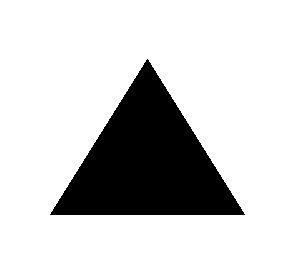
%> input picture Matlab/Opening/Op2.tif, 297 x 276 px
$ octave --eval "morphological_opening;"   (GNU Octave 9; MATLAB toolbox functions it lacks are replaced by stand-ins)
%> lines starting %> are read from the running program, lines starting %| are printed output that depends on the picture; in (x1, y1, x2, y2) boxes, pixels count from 0 and x2, y2 are one past the last pixel; in counts of white or black regions, pixels touching at a corner belong together; the program's own positions count from 1
function morphological_opening
    close all
    clear all
    clc;

    %******* Opening *******%

    %% Inputs
    inputImage = ~imread('Op2.tif');
%> inputImage: size 276x297 logical; 18.7% white; 1 white region, box (x1, y1, x2, y2) and area: (50, 59, 245, 215) 15288
    [rows, cols] = size(inputImage);
%> rows = 276; cols = 297
    prompt = {'Radius of Disk'};
    dlg_title = 'Enter Info';
    num_lines = 1;
    def = {'15'};
    answer = inputdlg(prompt, dlg_title, num_lines, def);
%> the answer given: 15
    radius = str2double(answer{1});

    %% Structure Element
    structElem = strel('disk', radius);
    nhood = getnhood(structElem);
    [seRows, seCols] = size(nhood);
    padding = max(floor(seRows / 2), floor(seCols / 2));
    [paddedImage, newRows, newCols] = zeroPad(padding, inputImage, rows, cols);

    %% Opening
    erodedImage = erosion(paddedImage, newRows, newCols, padding, nhood);
    [paddedErodedImage, newRows, newCols] = zeroPad(padding, erodedImage, rows, cols);
    outputImage = dilation(paddedErodedImage, newRows, newCols, padding, nhood);

    %% MATLAB Command
    matlabOutput = imopen(inputImage, structElem);

    %% Plotting
    figure,
    subplot(131), imshow(~inputImage); title('Main Image');
    subplot(132), imshow(~outputImage); title('Opening Using Custom Erode and Dilate Functions');
    subplot(133), imshow(~matlabOutput); title('Opening Using MATLAB Command');
end

function [zeroPaddedImage, newRows, newCols] = zeroPad(padding, inputImage, rows, cols)
%> called with padding = 14, rows = 276, cols = 297
    zeroPaddedImage = zeros(rows + 2 * padding, cols + 2 * padding);
    zeroPaddedImage(padding + 1:rows + padding, padding + 1:cols + padding) = inputImage;
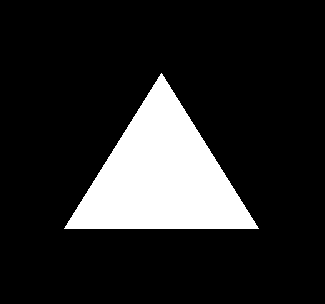
%> zeroPaddedImage: size 304x325 double; values 0 (black) and 1 (white), 15.5% white; 1 white region, box (x1, y1, x2, y2) and area: (64, 73, 259, 229) 15288
    [newRows, newCols] = size(zeroPaddedImage);
%> newRows = 304; newCols = 325
%> in morphological_opening, `[paddedImage, newRows, newCols] = zeroPad(padding, inputImage, rows, c..`: newRows = 304; newCols = 325
end

function erodedImage = erosion(paddedImage, rows, cols, padding, structElem)
%> called with rows = 304, cols = 325, padding = 14
    [seRows, seCols] = size(structElem);
    erodedImage = zeros(rows - 2 * padding, cols - 2 * padding);
%> erodedImage: size 276x297 double; every value is 0
    for i = padding + 1:rows - padding
        for j = padding + 1:cols - padding
            localRegion = paddedImage(i - padding:i + padding, j - padding:j + padding);
            if all(localRegion(structElem))
                erodedImage(i - padding, j - padding) = 1;
            else
                erodedImage(i - padding, j - padding) = 0;
            end
        end
    end
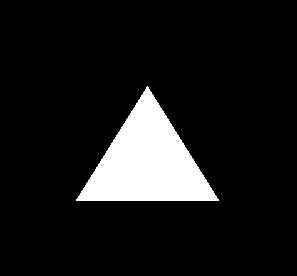
%> erodedImage: size 276x297 double; values 0 (black) and 1 (white), 10.1% white; 1 white region, box (x1, y1, x2, y2) and area: (76, 86, 219, 201) 8295
%> call 2 of zeroPad, with padding = 14, rows = 276, cols = 297
%> in zeroPad (call 2), `zeroPaddedImage(padding + 1:rows + padding, padding + 1:cols + padding..`:
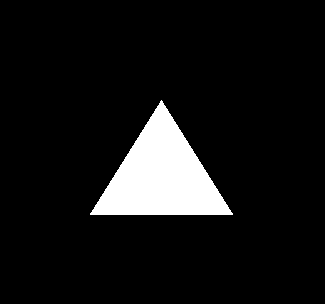
%> zeroPaddedImage: size 304x325 double; values 0 (black) and 1 (white), 8.4% white; 1 white region, box (x1, y1, x2, y2) and area: (90, 100, 233, 215) 8295
end

function dilatedImage = dilation(paddedImage, rows, cols, padding, structElem)
%> called with rows = 304, cols = 325, padding = 14
    [seRows, seCols] = size(structElem);
    dilatedImage = zeros(rows - 2 * padding, cols - 2 * padding);
    for i = padding + 1:rows - padding
        for j = padding + 1:cols - padding
            localRegion = paddedImage(i - padding:i + padding, j - padding:j + padding);
            if any(localRegion(structElem))
                dilatedImage(i - padding, j - padding) = 1;
            else
                dilatedImage(i - padding, j - padding) = 0;
            end
        end
    end
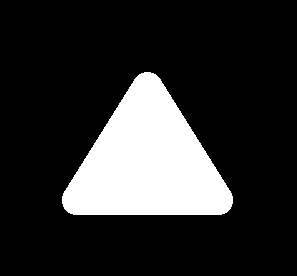
%> dilatedImage: size 276x297 double; values 0 (black) and 1 (white), 18.1% white; 1 white region, box (x1, y1, x2, y2) and area: (62, 72, 233, 215) 14823
end
